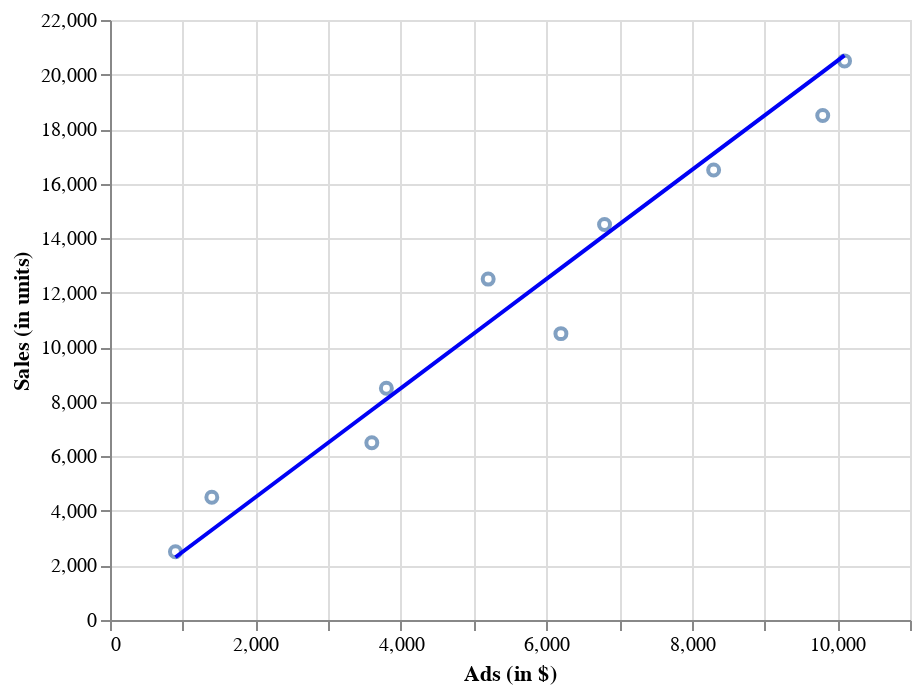

Source (notebook cell):
### Code cell
chart = alt.Chart(df).mark_point().encode(
    x='ads',
    y='sales'
)

line = alt.Chart(df).mark_line().encode(
         alt.X('ads', axis=alt.Axis(title='Ads (in $)')),
         alt.Y('sales_prediction', axis=alt.Axis(title="Sales (in units)")),
         color=alt.value("#0001F5"))

chart + line

### Figure 1 — Vega-Lite specification as saved in the notebook (floating-point values rounded to 4 significant figures)
{"config": {"view": {"continuousWidth": 400, "continuousHeight": 300}}, "layer": [{"mark": "point", "encoding": {"x": {"field": "ads", "type": "quantitative"}, "y": {"field": "sales", "type": "quantitative"}}}, {"mark": "line", "encoding": {"color": {"value": "#0001F5"}, "x": {"axis": {"title": "Ads (in $)"}, "field": "ads", "type": "quantitative"}, "y": {"axis": {"title": "Sales (in units)"}, "field": "sales_prediction", "type": "quantitative"}}}], "data": {"name": "data-11110ff1a977af55d01d5cda9b7b614a"}, "$schema": "https://vega.github.io/schema/vega-lite/v4.17.0.json", "datasets": {"data-11110ff1a977af55d01d5cda9b7b614a": [{"sales": 2500, "ads": 900, "sales_prediction": 2300}, {"sales": 4500, "ads": 1400, "sales_prediction": 3300}, {"sales": 6500, "ads": 3600, "sales_prediction": 7700}, {"sales": 8500, "ads": 3800, "sales_prediction": 8100}, {"sales": 10500, "ads": 6200, "sales_prediction": 12900}, {"sales": 12500, "ads": 5200, "sales_prediction": 10900}, {"sales": 14500, "ads": 6800, "sales_prediction": 14100}, {"sales": 16500, "ads": 8300, "sales_prediction": 17100}, {"sales": 18500, "ads": 9800, "sales_prediction": 20100}, {"sales": 20500, "ads": 10100, "sales_prediction": 20700}]}}
